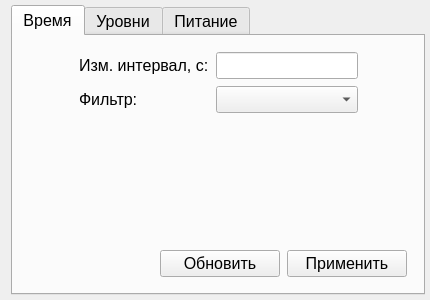
<?xml version="1.0" encoding="UTF-8"?>
<ui version="4.0">
 <class>Form</class>
 <widget class="QWidget" name="Form">
  <property name="geometry">
   <rect>
    <x>0</x>
    <y>0</y>
    <width>430</width>
    <height>300</height>
   </rect>
  </property>
  <property name="sizePolicy">
   <sizepolicy hsizetype="Expanding" vsizetype="Expanding">
    <horstretch>0</horstretch>
    <verstretch>0</verstretch>
   </sizepolicy>
  </property>
  <property name="minimumSize">
   <size>
    <width>430</width>
    <height>300</height>
   </size>
  </property>
  <property name="windowTitle">
   <string>Form</string>
  </property>
  <layout class="QGridLayout" name="gridLayout">
   <property name="topMargin">
    <number>5</number>
   </property>
   <property name="rightMargin">
    <number>5</number>
   </property>
   <property name="bottomMargin">
    <number>5</number>
   </property>
   <property name="horizontalSpacing">
    <number>5</number>
   </property>
   <property name="verticalSpacing">
    <number>0</number>
   </property>
   <item row="0" column="0">
    <widget class="QTabWidget" name="tabWidget">
     <property name="font">
      <font>
       <pointsize>12</pointsize>
      </font>
     </property>
     <property name="currentIndex">
      <number>0</number>
     </property>
     <widget class="QWidget" name="tab_5">
      <attribute name="title">
       <string>Время</string>
      </attribute>
      <layout class="QVBoxLayout" name="verticalLayout_2">
       <item>
        <layout class="QGridLayout" name="gridLayout_meas" rowstretch="0,0" columnstretch="0,0,0,0">
         <property name="sizeConstraint">
          <enum>QLayout::SetDefaultConstraint</enum>
         </property>
         <property name="leftMargin">
          <number>7</number>
         </property>
         <property name="topMargin">
          <number>7</number>
         </property>
         <property name="rightMargin">
          <number>7</number>
         </property>
         <property name="bottomMargin">
          <number>7</number>
         </property>
         <property name="spacing">
          <number>7</number>
         </property>
         <item row="0" column="2">
          <widget class="QLineEdit" name="lineEdit_interval_request">
           <property name="sizePolicy">
            <sizepolicy hsizetype="Expanding" vsizetype="Fixed">
             <horstretch>0</horstretch>
             <verstretch>0</verstretch>
            </sizepolicy>
           </property>
           <property name="minimumSize">
            <size>
             <width>120</width>
             <height>25</height>
            </size>
           </property>
           <property name="styleSheet">
            <string notr="true">font: 11pt &quot;MS Shell Dlg 2&quot;;</string>
           </property>
           <property name="text">
            <string/>
           </property>
           <property name="alignment">
            <set>Qt::AlignCenter</set>
           </property>
          </widget>
         </item>
         <item row="0" column="1">
          <widget class="QLabel" name="label">
           <property name="font">
            <font>
             <family>MS Shell Dlg 2</family>
             <pointsize>12</pointsize>
             <weight>50</weight>
             <italic>false</italic>
             <bold>false</bold>
            </font>
           </property>
           <property name="styleSheet">
            <string notr="true">font: 12pt &quot;MS Shell Dlg 2&quot;;</string>
           </property>
           <property name="text">
            <string>Изм. интервал, с:</string>
           </property>
          </widget>
         </item>
         <item row="0" column="3">
          <spacer name="horizontalSpacer">
           <property name="orientation">
            <enum>Qt::Horizontal</enum>
           </property>
           <property name="sizeHint" stdset="0">
            <size>
             <width>40</width>
             <height>20</height>
            </size>
           </property>
          </spacer>
         </item>
         <item row="0" column="0">
          <spacer name="horizontalSpacer_40">
           <property name="orientation">
            <enum>Qt::Horizontal</enum>
           </property>
           <property name="sizeHint" stdset="0">
            <size>
             <width>40</width>
             <height>20</height>
            </size>
           </property>
          </spacer>
         </item>
         <item row="1" column="1">
          <widget class="QLabel" name="label_20">
           <property name="text">
            <string>Фильтр:</string>
           </property>
          </widget>
         </item>
         <item row="1" column="2">
          <widget class="QComboBox" name="comboBox_filter"/>
         </item>
        </layout>
       </item>
       <item>
        <layout class="QVBoxLayout" name="verticalLayout_8"/>
       </item>
       <item>
        <spacer name="verticalSpacer_2">
         <property name="orientation">
          <enum>Qt::Vertical</enum>
         </property>
         <property name="sizeHint" stdset="0">
          <size>
           <width>20</width>
           <height>40</height>
          </size>
         </property>
        </spacer>
       </item>
       <item>
        <layout class="QGridLayout" name="gridLayout_3" rowstretch="0">
         <property name="leftMargin">
          <number>7</number>
         </property>
         <property name="topMargin">
          <number>7</number>
         </property>
         <property name="rightMargin">
          <number>7</number>
         </property>
         <property name="bottomMargin">
          <number>7</number>
         </property>
         <property name="spacing">
          <number>7</number>
         </property>
         <item row="0" column="1">
          <widget class="QPushButton" name="pushButton_update">
           <property name="minimumSize">
            <size>
             <width>120</width>
             <height>25</height>
            </size>
           </property>
           <property name="styleSheet">
            <string notr="true">font: 11pt &quot;MS Shell Dlg 2&quot;;</string>
           </property>
           <property name="text">
            <string>Обновить</string>
           </property>
          </widget>
         </item>
         <item row="0" column="2">
          <widget class="QPushButton" name="pushButton_apply">
           <property name="minimumSize">
            <size>
             <width>120</width>
             <height>25</height>
            </size>
           </property>
           <property name="styleSheet">
            <string notr="true">font: 11pt &quot;MS Shell Dlg 2&quot;;</string>
           </property>
           <property name="text">
            <string>Применить</string>
           </property>
          </widget>
         </item>
         <item row="0" column="0">
          <spacer name="horizontalSpacer_2">
           <property name="orientation">
            <enum>Qt::Horizontal</enum>
           </property>
           <property name="sizeHint" stdset="0">
            <size>
             <width>40</width>
             <height>20</height>
            </size>
           </property>
          </spacer>
         </item>
        </layout>
       </item>
      </layout>
     </widget>
     <widget class="QWidget" name="tab_3">
      <attribute name="title">
       <string>Уровни</string>
      </attribute>
      <layout class="QVBoxLayout" name="verticalLayout">
       <item>
        <layout class="QGridLayout" name="gridLayout_2">
         <property name="sizeConstraint">
          <enum>QLayout::SetMaximumSize</enum>
         </property>
         <property name="leftMargin">
          <number>7</number>
         </property>
         <property name="topMargin">
          <number>7</number>
         </property>
         <property name="rightMargin">
          <number>7</number>
         </property>
         <property name="bottomMargin">
          <number>7</number>
         </property>
         <property name="spacing">
          <number>7</number>
         </property>
         <item row="0" column="2">
          <widget class="QLabel" name="label_4">
           <property name="minimumSize">
            <size>
             <width>100</width>
             <height>25</height>
            </size>
           </property>
           <property name="font">
            <font>
             <pointsize>12</pointsize>
            </font>
           </property>
           <property name="text">
            <string>E&gt;0.8 МэВ</string>
           </property>
           <property name="alignment">
            <set>Qt::AlignCenter</set>
           </property>
          </widget>
         </item>
         <item row="3" column="0">
          <widget class="QLineEdit" name="lineEdit_lvl_1_6">
           <property name="minimumSize">
            <size>
             <width>90</width>
             <height>25</height>
            </size>
           </property>
           <property name="styleSheet">
            <string notr="true">font: 11pt &quot;MS Shell Dlg 2&quot;;</string>
           </property>
           <property name="text">
            <string/>
           </property>
           <property name="alignment">
            <set>Qt::AlignCenter</set>
           </property>
          </widget>
         </item>
         <item row="7" column="2">
          <widget class="QPushButton" name="pushButton_lvl_apply">
           <property name="minimumSize">
            <size>
             <width>120</width>
             <height>25</height>
            </size>
           </property>
           <property name="font">
            <font>
             <pointsize>12</pointsize>
            </font>
           </property>
           <property name="text">
            <string>Применить</string>
           </property>
          </widget>
         </item>
         <item row="1" column="1">
          <widget class="QLineEdit" name="lineEdit_lvl_0_5">
           <property name="minimumSize">
            <size>
             <width>90</width>
             <height>25</height>
            </size>
           </property>
           <property name="styleSheet">
            <string notr="true">font: 11pt &quot;MS Shell Dlg 2&quot;;</string>
           </property>
           <property name="text">
            <string/>
           </property>
           <property name="alignment">
            <set>Qt::AlignCenter</set>
           </property>
          </widget>
         </item>
         <item row="0" column="0">
          <widget class="QLabel" name="label_2">
           <property name="minimumSize">
            <size>
             <width>100</width>
             <height>25</height>
            </size>
           </property>
           <property name="font">
            <font>
             <pointsize>12</pointsize>
            </font>
           </property>
           <property name="text">
            <string>E&gt;0.1 МэВ</string>
           </property>
           <property name="alignment">
            <set>Qt::AlignCenter</set>
           </property>
          </widget>
         </item>
         <item row="0" column="1">
          <widget class="QLabel" name="label_3">
           <property name="minimumSize">
            <size>
             <width>100</width>
             <height>25</height>
            </size>
           </property>
           <property name="font">
            <font>
             <pointsize>12</pointsize>
            </font>
           </property>
           <property name="text">
            <string>E&gt;0.5 МэВ</string>
           </property>
           <property name="alignment">
            <set>Qt::AlignCenter</set>
           </property>
          </widget>
         </item>
         <item row="5" column="1">
          <widget class="QLineEdit" name="lineEdit_lvl_30">
           <property name="minimumSize">
            <size>
             <width>90</width>
             <height>25</height>
            </size>
           </property>
           <property name="styleSheet">
            <string notr="true">font: 11pt &quot;MS Shell Dlg 2&quot;;</string>
           </property>
           <property name="text">
            <string/>
           </property>
           <property name="alignment">
            <set>Qt::AlignCenter</set>
           </property>
          </widget>
         </item>
         <item row="4" column="0">
          <widget class="QLabel" name="label_8">
           <property name="minimumSize">
            <size>
             <width>100</width>
             <height>25</height>
            </size>
           </property>
           <property name="font">
            <font>
             <pointsize>12</pointsize>
            </font>
           </property>
           <property name="text">
            <string>E&gt;10 МэВ</string>
           </property>
           <property name="alignment">
            <set>Qt::AlignCenter</set>
           </property>
          </widget>
         </item>
         <item row="4" column="1">
          <widget class="QLabel" name="label_9">
           <property name="minimumSize">
            <size>
             <width>100</width>
             <height>25</height>
            </size>
           </property>
           <property name="font">
            <font>
             <pointsize>12</pointsize>
            </font>
           </property>
           <property name="text">
            <string>E&gt;30 МэВ</string>
           </property>
           <property name="alignment">
            <set>Qt::AlignCenter</set>
           </property>
          </widget>
         </item>
         <item row="4" column="2">
          <widget class="QLabel" name="label_10">
           <property name="minimumSize">
            <size>
             <width>100</width>
             <height>25</height>
            </size>
           </property>
           <property name="font">
            <font>
             <pointsize>12</pointsize>
            </font>
           </property>
           <property name="text">
            <string>E&gt;60 МэВ</string>
           </property>
           <property name="alignment">
            <set>Qt::AlignCenter</set>
           </property>
          </widget>
         </item>
         <item row="1" column="2">
          <widget class="QLineEdit" name="lineEdit_lvl_0_8">
           <property name="minimumSize">
            <size>
             <width>90</width>
             <height>25</height>
            </size>
           </property>
           <property name="styleSheet">
            <string notr="true">font: 11pt &quot;MS Shell Dlg 2&quot;;</string>
           </property>
           <property name="text">
            <string/>
           </property>
           <property name="alignment">
            <set>Qt::AlignCenter</set>
           </property>
          </widget>
         </item>
         <item row="2" column="0">
          <widget class="QLabel" name="label_5">
           <property name="minimumSize">
            <size>
             <width>100</width>
             <height>25</height>
            </size>
           </property>
           <property name="font">
            <font>
             <pointsize>12</pointsize>
            </font>
           </property>
           <property name="text">
            <string>E&gt;1.6 МэВ</string>
           </property>
           <property name="alignment">
            <set>Qt::AlignCenter</set>
           </property>
          </widget>
         </item>
         <item row="5" column="0">
          <widget class="QLineEdit" name="lineEdit_lvl_10">
           <property name="minimumSize">
            <size>
             <width>90</width>
             <height>25</height>
            </size>
           </property>
           <property name="styleSheet">
            <string notr="true">font: 11pt &quot;MS Shell Dlg 2&quot;;</string>
           </property>
           <property name="text">
            <string/>
           </property>
           <property name="alignment">
            <set>Qt::AlignCenter</set>
           </property>
          </widget>
         </item>
         <item row="1" column="0">
          <widget class="QLineEdit" name="lineEdit_lvl_0_1">
           <property name="minimumSize">
            <size>
             <width>90</width>
             <height>25</height>
            </size>
           </property>
           <property name="styleSheet">
            <string notr="true">font: 11pt &quot;MS Shell Dlg 2&quot;;</string>
           </property>
           <property name="text">
            <string/>
           </property>
           <property name="alignment">
            <set>Qt::AlignCenter</set>
           </property>
           <property name="readOnly">
            <bool>false</bool>
           </property>
          </widget>
         </item>
         <item row="2" column="1">
          <widget class="QLabel" name="label_6">
           <property name="minimumSize">
            <size>
             <width>100</width>
             <height>25</height>
            </size>
           </property>
           <property name="font">
            <font>
             <pointsize>12</pointsize>
            </font>
           </property>
           <property name="text">
            <string>E&gt;3 МэВ</string>
           </property>
           <property name="alignment">
            <set>Qt::AlignCenter</set>
           </property>
          </widget>
         </item>
         <item row="2" column="2">
          <widget class="QLabel" name="label_7">
           <property name="minimumSize">
            <size>
             <width>100</width>
             <height>25</height>
            </size>
           </property>
           <property name="font">
            <font>
             <pointsize>12</pointsize>
            </font>
           </property>
           <property name="text">
            <string>E&gt;5 МэВ</string>
           </property>
           <property name="alignment">
            <set>Qt::AlignCenter</set>
           </property>
          </widget>
         </item>
         <item row="7" column="1">
          <widget class="QPushButton" name="pushButton_lvl_update">
           <property name="minimumSize">
            <size>
             <width>120</width>
             <height>25</height>
            </size>
           </property>
           <property name="font">
            <font>
             <pointsize>12</pointsize>
            </font>
           </property>
           <property name="text">
            <string>Обновить</string>
           </property>
          </widget>
         </item>
         <item row="3" column="1">
          <widget class="QLineEdit" name="lineEdit_lvl_3">
           <property name="minimumSize">
            <size>
             <width>90</width>
             <height>25</height>
            </size>
           </property>
           <property name="styleSheet">
            <string notr="true">font: 11pt &quot;MS Shell Dlg 2&quot;;</string>
           </property>
           <property name="text">
            <string/>
           </property>
           <property name="alignment">
            <set>Qt::AlignCenter</set>
           </property>
          </widget>
         </item>
         <item row="3" column="2">
          <widget class="QLineEdit" name="lineEdit_lvl_5">
           <property name="minimumSize">
            <size>
             <width>90</width>
             <height>25</height>
            </size>
           </property>
           <property name="styleSheet">
            <string notr="true">font: 11pt &quot;MS Shell Dlg 2&quot;;</string>
           </property>
           <property name="text">
            <string/>
           </property>
           <property name="alignment">
            <set>Qt::AlignCenter</set>
           </property>
          </widget>
         </item>
         <item row="5" column="2">
          <widget class="QLineEdit" name="lineEdit_lvl_60">
           <property name="minimumSize">
            <size>
             <width>90</width>
             <height>25</height>
            </size>
           </property>
           <property name="styleSheet">
            <string notr="true">font: 11pt &quot;MS Shell Dlg 2&quot;;</string>
           </property>
           <property name="text">
            <string/>
           </property>
           <property name="alignment">
            <set>Qt::AlignCenter</set>
           </property>
          </widget>
         </item>
         <item row="6" column="1">
          <spacer name="verticalSpacer">
           <property name="orientation">
            <enum>Qt::Vertical</enum>
           </property>
           <property name="sizeHint" stdset="0">
            <size>
             <width>20</width>
             <height>40</height>
            </size>
           </property>
          </spacer>
         </item>
        </layout>
       </item>
      </layout>
     </widget>
     <widget class="QWidget" name="tab_4">
      <attribute name="title">
       <string>Питание</string>
      </attribute>
      <layout class="QVBoxLayout" name="verticalLayout_3">
       <item>
        <layout class="QGridLayout" name="gridLayout_4" rowstretch="0">
         <property name="leftMargin">
          <number>7</number>
         </property>
         <property name="topMargin">
          <number>7</number>
         </property>
         <property name="rightMargin">
          <number>7</number>
         </property>
         <property name="bottomMargin">
          <number>7</number>
         </property>
         <property name="spacing">
          <number>7</number>
         </property>
         <item row="0" column="2">
          <widget class="QGroupBox" name="groupBox_2">
           <property name="styleSheet">
            <string notr="true">font: 11pt &quot;MS Shell Dlg 2&quot;;</string>
           </property>
           <property name="title">
            <string>SiPM</string>
           </property>
           <layout class="QVBoxLayout" name="verticalLayout_5">
            <item>
             <layout class="QGridLayout" name="gridLayout_6">
              <property name="leftMargin">
               <number>5</number>
              </property>
              <property name="topMargin">
               <number>5</number>
              </property>
              <property name="rightMargin">
               <number>5</number>
              </property>
              <property name="bottomMargin">
               <number>5</number>
              </property>
              <property name="spacing">
               <number>5</number>
              </property>
              <item row="2" column="0">
               <widget class="QLabel" name="label_17">
                <property name="font">
                 <font>
                  <family>MS Shell Dlg 2</family>
                  <pointsize>11</pointsize>
                  <weight>50</weight>
                  <italic>false</italic>
                  <bold>false</bold>
                 </font>
                </property>
                <property name="text">
                 <string>pwm, %</string>
                </property>
               </widget>
              </item>
              <item row="0" column="0">
               <widget class="QLabel" name="label_12">
                <property name="font">
                 <font>
                  <family>MS Shell Dlg 2</family>
                  <pointsize>11</pointsize>
                  <weight>50</weight>
                  <italic>false</italic>
                  <bold>false</bold>
                 </font>
                </property>
                <property name="text">
                 <string>Uизм, В</string>
                </property>
               </widget>
              </item>
              <item row="1" column="0">
               <widget class="QLabel" name="label_16">
                <property name="font">
                 <font>
                  <family>MS Shell Dlg 2</family>
                  <pointsize>11</pointsize>
                  <weight>50</weight>
                  <italic>false</italic>
                  <bold>false</bold>
                 </font>
                </property>
                <property name="text">
                 <string>U, В</string>
                </property>
               </widget>
              </item>
              <item row="1" column="1">
               <widget class="QLineEdit" name="lineEdit_hvip_sipm">
                <property name="minimumSize">
                 <size>
                  <width>60</width>
                  <height>25</height>
                 </size>
                </property>
                <property name="styleSheet">
                 <string notr="true">font: 11pt &quot;MS Shell Dlg 2&quot;;</string>
                </property>
                <property name="alignment">
                 <set>Qt::AlignCenter</set>
                </property>
               </widget>
              </item>
              <item row="2" column="1">
               <widget class="QLineEdit" name="lineEdit_pwm_sipm">
                <property name="minimumSize">
                 <size>
                  <width>60</width>
                  <height>25</height>
                 </size>
                </property>
                <property name="styleSheet">
                 <string notr="true">font: 11pt &quot;MS Shell Dlg 2&quot;;</string>
                </property>
                <property name="alignment">
                 <set>Qt::AlignCenter</set>
                </property>
               </widget>
              </item>
              <item row="0" column="1">
               <widget class="QLineEdit" name="lineEdit_hvip_m_sipm">
                <property name="minimumSize">
                 <size>
                  <width>60</width>
                  <height>25</height>
                 </size>
                </property>
                <property name="styleSheet">
                 <string notr="true">font: 11pt &quot;MS Shell Dlg 2&quot;;</string>
                </property>
                <property name="alignment">
                 <set>Qt::AlignCenter</set>
                </property>
                <property name="readOnly">
                 <bool>true</bool>
                </property>
               </widget>
              </item>
             </layout>
            </item>
           </layout>
          </widget>
         </item>
         <item row="0" column="1">
          <widget class="QGroupBox" name="groupBox">
           <property name="styleSheet">
            <string notr="true">font: 11pt &quot;MS Shell Dlg 2&quot;;</string>
           </property>
           <property name="title">
            <string>PIPS</string>
           </property>
           <layout class="QVBoxLayout" name="verticalLayout_4">
            <item>
             <layout class="QGridLayout" name="gridLayout_5">
              <property name="leftMargin">
               <number>5</number>
              </property>
              <property name="topMargin">
               <number>5</number>
              </property>
              <property name="rightMargin">
               <number>5</number>
              </property>
              <property name="bottomMargin">
               <number>5</number>
              </property>
              <property name="spacing">
               <number>5</number>
              </property>
              <item row="2" column="0">
               <widget class="QLabel" name="label_15">
                <property name="font">
                 <font>
                  <family>MS Shell Dlg 2</family>
                  <pointsize>11</pointsize>
                  <weight>50</weight>
                  <italic>false</italic>
                  <bold>false</bold>
                 </font>
                </property>
                <property name="text">
                 <string>pwm, %</string>
                </property>
               </widget>
              </item>
              <item row="0" column="0">
               <widget class="QLabel" name="label_11">
                <property name="font">
                 <font>
                  <family>MS Shell Dlg 2</family>
                  <pointsize>11</pointsize>
                  <weight>50</weight>
                  <italic>false</italic>
                  <bold>false</bold>
                 </font>
                </property>
                <property name="text">
                 <string>Uизм, В</string>
                </property>
               </widget>
              </item>
              <item row="1" column="0">
               <widget class="QLabel" name="label_14">
                <property name="font">
                 <font>
                  <family>MS Shell Dlg 2</family>
                  <pointsize>11</pointsize>
                  <weight>50</weight>
                  <italic>false</italic>
                  <bold>false</bold>
                 </font>
                </property>
                <property name="text">
                 <string>U, В</string>
                </property>
               </widget>
              </item>
              <item row="1" column="1">
               <widget class="QLineEdit" name="lineEdit_hvip_pips">
                <property name="minimumSize">
                 <size>
                  <width>60</width>
                  <height>25</height>
                 </size>
                </property>
                <property name="styleSheet">
                 <string notr="true">font: 11pt &quot;MS Shell Dlg 2&quot;;</string>
                </property>
                <property name="alignment">
                 <set>Qt::AlignCenter</set>
                </property>
               </widget>
              </item>
              <item row="2" column="1">
               <widget class="QLineEdit" name="lineEdit_pwm_pips">
                <property name="minimumSize">
                 <size>
                  <width>60</width>
                  <height>25</height>
                 </size>
                </property>
                <property name="styleSheet">
                 <string notr="true">font: 11pt &quot;MS Shell Dlg 2&quot;;</string>
                </property>
                <property name="alignment">
                 <set>Qt::AlignCenter</set>
                </property>
               </widget>
              </item>
              <item row="0" column="1">
               <widget class="QLineEdit" name="lineEdit_hvip_m_pips">
                <property name="minimumSize">
                 <size>
                  <width>60</width>
                  <height>25</height>
                 </size>
                </property>
                <property name="font">
                 <font>
                  <family>MS Shell Dlg 2</family>
                  <pointsize>11</pointsize>
                  <weight>50</weight>
                  <italic>false</italic>
                  <bold>false</bold>
                 </font>
                </property>
                <property name="styleSheet">
                 <string notr="true">font: 11pt &quot;MS Shell Dlg 2&quot;;</string>
                </property>
                <property name="alignment">
                 <set>Qt::AlignCenter</set>
                </property>
                <property name="readOnly">
                 <bool>true</bool>
                </property>
               </widget>
              </item>
             </layout>
            </item>
           </layout>
          </widget>
         </item>
         <item row="0" column="3">
          <widget class="QGroupBox" name="groupBox_3">
           <property name="styleSheet">
            <string notr="true">font: 11pt &quot;MS Shell Dlg 2&quot;;</string>
           </property>
           <property name="title">
            <string>Cherenkov</string>
           </property>
           <layout class="QVBoxLayout" name="verticalLayout_6">
            <item>
             <layout class="QGridLayout" name="gridLayout_7">
              <property name="leftMargin">
               <number>5</number>
              </property>
              <property name="topMargin">
               <number>5</number>
              </property>
              <property name="rightMargin">
               <number>5</number>
              </property>
              <property name="bottomMargin">
               <number>5</number>
              </property>
              <property name="spacing">
               <number>5</number>
              </property>
              <item row="2" column="0">
               <widget class="QLabel" name="label_19">
                <property name="font">
                 <font>
                  <family>MS Shell Dlg 2</family>
                  <pointsize>11</pointsize>
                  <weight>50</weight>
                  <italic>false</italic>
                  <bold>false</bold>
                 </font>
                </property>
                <property name="text">
                 <string>pwm, %</string>
                </property>
               </widget>
              </item>
              <item row="1" column="0">
               <widget class="QLabel" name="label_18">
                <property name="font">
                 <font>
                  <family>MS Shell Dlg 2</family>
                  <pointsize>11</pointsize>
                  <weight>50</weight>
                  <italic>false</italic>
                  <bold>false</bold>
                 </font>
                </property>
                <property name="text">
                 <string>U, В</string>
                </property>
               </widget>
              </item>
              <item row="1" column="1">
               <widget class="QLineEdit" name="lineEdit_hvip_ch">
                <property name="minimumSize">
                 <size>
                  <width>60</width>
                  <height>25</height>
                 </size>
                </property>
                <property name="styleSheet">
                 <string notr="true">font: 11pt &quot;MS Shell Dlg 2&quot;;</string>
                </property>
                <property name="alignment">
                 <set>Qt::AlignCenter</set>
                </property>
               </widget>
              </item>
              <item row="0" column="0">
               <widget class="QLabel" name="label_13">
                <property name="font">
                 <font>
                  <family>MS Shell Dlg 2</family>
                  <pointsize>11</pointsize>
                  <weight>50</weight>
                  <italic>false</italic>
                  <bold>false</bold>
                 </font>
                </property>
                <property name="text">
                 <string>Uизм, В</string>
                </property>
               </widget>
              </item>
              <item row="2" column="1">
               <widget class="QLineEdit" name="lineEdit_pwm_sipm_2">
                <property name="minimumSize">
                 <size>
                  <width>60</width>
                  <height>25</height>
                 </size>
                </property>
                <property name="styleSheet">
                 <string notr="true">font: 11pt &quot;MS Shell Dlg 2&quot;;</string>
                </property>
                <property name="alignment">
                 <set>Qt::AlignCenter</set>
                </property>
               </widget>
              </item>
              <item row="0" column="1">
               <widget class="QLineEdit" name="lineEdit_hvip_m_ch">
                <property name="minimumSize">
                 <size>
                  <width>60</width>
                  <height>25</height>
                 </size>
                </property>
                <property name="styleSheet">
                 <string notr="true">font: 11pt &quot;MS Shell Dlg 2&quot;;</string>
                </property>
                <property name="alignment">
                 <set>Qt::AlignCenter</set>
                </property>
                <property name="readOnly">
                 <bool>true</bool>
                </property>
               </widget>
              </item>
             </layout>
            </item>
           </layout>
          </widget>
         </item>
        </layout>
       </item>
       <item>
        <spacer name="verticalSpacer_3">
         <property name="orientation">
          <enum>Qt::Vertical</enum>
         </property>
         <property name="sizeHint" stdset="0">
          <size>
           <width>20</width>
           <height>40</height>
          </size>
         </property>
        </spacer>
       </item>
       <item>
        <layout class="QGridLayout" name="gridLayout_8">
         <item row="0" column="1">
          <widget class="QPushButton" name="pushButton_hvip_update">
           <property name="font">
            <font>
             <pointsize>12</pointsize>
            </font>
           </property>
           <property name="text">
            <string>Обновить</string>
           </property>
          </widget>
         </item>
         <item row="0" column="2">
          <widget class="QPushButton" name="pushButton_hvip_apply">
           <property name="font">
            <font>
             <pointsize>12</pointsize>
            </font>
           </property>
           <property name="text">
            <string>Применить</string>
           </property>
          </widget>
         </item>
         <item row="0" column="0">
          <spacer name="horizontalSpacer_3">
           <property name="orientation">
            <enum>Qt::Horizontal</enum>
           </property>
           <property name="sizeHint" stdset="0">
            <size>
             <width>40</width>
             <height>20</height>
            </size>
           </property>
          </spacer>
         </item>
        </layout>
       </item>
      </layout>
     </widget>
    </widget>
   </item>
  </layout>
 </widget>
 <resources/>
 <connections/>
</ui>
